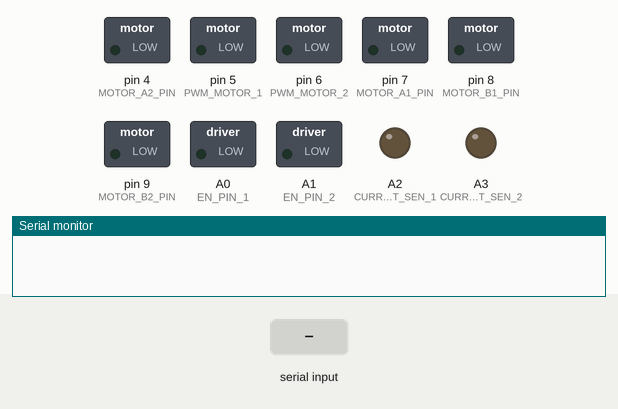
The sketch below on a simulated Arduino Uno, built with avr-gcc and run on an emulated ATmega328P. On the bench: switched loads named in the sketch (green lamp = pin HIGH), output pins drawn as LEDs (lit = HIGH), the last lines printed to the serial monitor. Inputs (shaded band) come from the test bench.

Above: at 1.2 s.
1.3 s: "1" received over Serial
At 1.6 s:
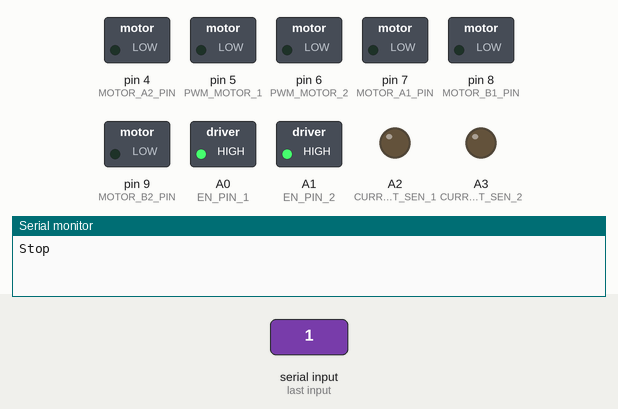
2.8 s: "2" received over Serial
At 3.9 s:
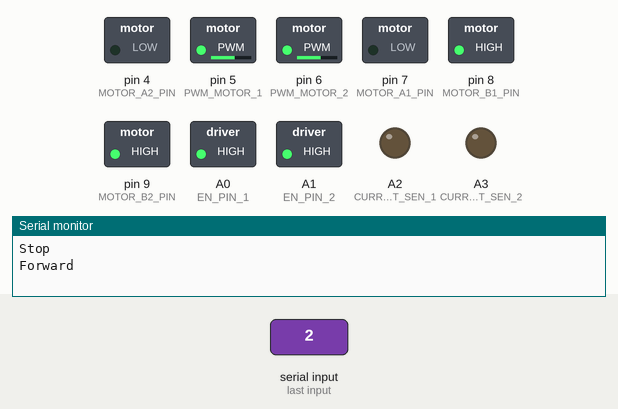
4.3 s: "3" received over Serial
At 5.1 s:
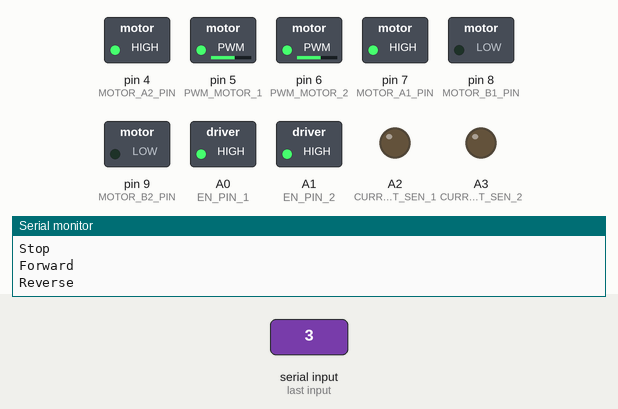
5.8 s: "4" received over Serial
At 6.2 s:
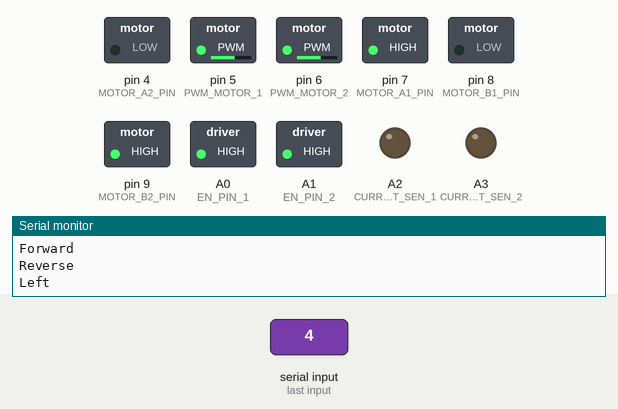
7.3 s: "5" received over Serial
At 8.6 s:
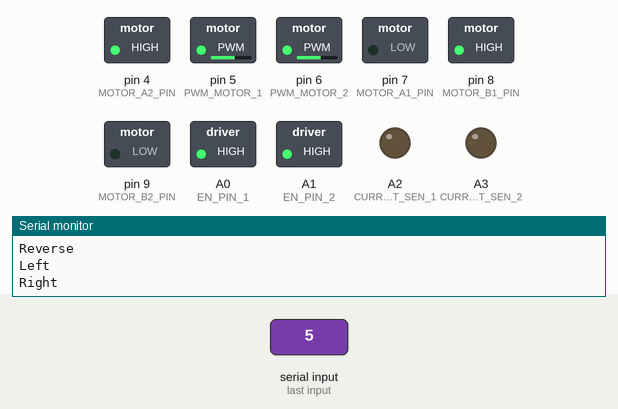
Timing chart, 0 to 9.8 s (numbered marks = the images above; inputs shaded):
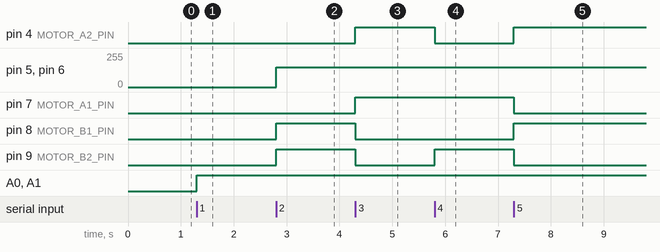

Measured:
- after the input at 1.3 s, A0 (EN_PIN_1), A1 (EN_PIN_2): LOW → HIGH at once
- after the input at 2.8 s, pin 5 (PWM_MOTOR_1), pin 6 (PWM_MOTOR_2): 0/255 → 150/255 at once; pin 8 (MOTOR_B1_PIN), pin 9 (MOTOR_B2_PIN): LOW → HIGH at once
- after the input at 4.3 s, pin 4 (MOTOR_A2_PIN), pin 7 (MOTOR_A1_PIN): LOW → HIGH at once; pin 8 (MOTOR_B1_PIN), pin 9 (MOTOR_B2_PIN): HIGH → LOW at once
- after the input at 5.8 s, pin 4 (MOTOR_A2_PIN): HIGH → LOW at once; pin 9 (MOTOR_B2_PIN): LOW → HIGH at once
- after the input at 7.3 s, pin 4 (MOTOR_A2_PIN), pin 8 (MOTOR_B1_PIN): LOW → HIGH at once; pin 7 (MOTOR_A1_PIN), pin 9 (MOTOR_B2_PIN): HIGH → LOW at once

The sketch:

MonsterWasher.ino
```cpp
#define BRAKE 0
#define CW    1
#define CCW   2
#define LAST  3
#define CS_THRESHOLD 15   // Definition of safety current (Check: "1.3 Monster Shield Example").

//MOTOR 1
#define MOTOR_A1_PIN 7
#define MOTOR_B1_PIN 8

//MOTOR 2
#define MOTOR_A2_PIN 4
#define MOTOR_B2_PIN 9

#define PWM_MOTOR_1 5
#define PWM_MOTOR_2 6

#define CURRENT_SEN_1 A2
#define CURRENT_SEN_2 A3

#define EN_PIN_1 A0
#define EN_PIN_2 A1

#define MOTOR_1 0
#define MOTOR_2 1

// ULTRASONIC RANGEFINDER
#define TRIG_PIN 12
#define ECHO_PIN 13

void setup() {
  pinMode(MOTOR_A1_PIN, OUTPUT);
  pinMode(MOTOR_B1_PIN, OUTPUT);

  pinMode(MOTOR_A2_PIN, OUTPUT);
  pinMode(MOTOR_B2_PIN, OUTPUT);

  pinMode(PWM_MOTOR_1, OUTPUT);
  pinMode(PWM_MOTOR_2, OUTPUT);

  pinMode(CURRENT_SEN_1, OUTPUT);
  pinMode(CURRENT_SEN_2, OUTPUT);

  pinMode(EN_PIN_1, OUTPUT);
  pinMode(EN_PIN_2, OUTPUT);

  pinMode(TRIG_PIN, OUTPUT);
  pinMode(ECHO_PIN, INPUT);

  Serial.begin(9600); // Initiates the serial to do the monitoring
}


short usSpeed = 150;  // Default motor speed
short lastMotor1Status = BRAKE;
short lastMotor2Status = BRAKE;

void loop() {
  char user_input;

  while(Serial.available()) {
    user_input = Serial.read(); //Read user input and trigger appropriate function
    digitalWrite(EN_PIN_1, HIGH);
    digitalWrite(EN_PIN_2, HIGH);

    if (user_input =='1') {
       Stop();
    } else if (user_input =='2') {
      Forward();
    } else if(user_input =='3') {
      Reverse();
    } else if (user_input =='4') {
      Left();
    } else if(user_input =='5') {
      Right();
    } else if (user_input =='+') {
      IncreaseSpeed();
    } else if (user_input =='-') {
      DecreaseSpeed();
    } else if (user_input =='d') {
      Distance();
    } else {
      Serial.println("Invalid option entered.");
    }
  }
}

void Stop() {
  Serial.println("Stop");
  motorGo(MOTOR_1, BRAKE, 0);
  motorGo(MOTOR_2, BRAKE, 0);
}

void Forward() {
  Serial.println("Forward");
  motorGo(MOTOR_1, CW, usSpeed);
  motorGo(MOTOR_2, CW, usSpeed);
}

void Reverse() {
  Serial.println("Reverse");
  motorGo(MOTOR_1, CCW, usSpeed);
  motorGo(MOTOR_2, CCW, usSpeed);
}

void Left() {
  Serial.println("Left");
  motorGo(MOTOR_1, CCW, usSpeed);
  motorGo(MOTOR_2, CW, usSpeed);
}

void Right() {
  Serial.println("Right");
  motorGo(MOTOR_1, CW, usSpeed);
  motorGo(MOTOR_2, CCW, usSpeed);
}

void IncreaseSpeed() {
  usSpeed = usSpeed + 10;
  if(usSpeed > 255) {
    usSpeed = 255;
  }

  Serial.print("Speed +: ");
  Serial.println(usSpeed);

  motorGo(MOTOR_1, LAST, usSpeed);
  motorGo(MOTOR_2, LAST, usSpeed);
}

void DecreaseSpeed() {
  usSpeed = usSpeed - 10;
  if (usSpeed < 0) {
    usSpeed = 0;
  }

  Serial.print("Speed -: ");
  Serial.println(usSpeed);

  motorGo(MOTOR_1, LAST, usSpeed);
  motorGo(MOTOR_2, LAST, usSpeed);
}

void Distance() {
  digitalWrite(TRIG_PIN, HIGH);
  delayMicroseconds(10);
  digitalWrite(TRIG_PIN, LOW);
  int duration = pulseIn(ECHO_PIN, HIGH);
  int distance = duration / 58;
  if (distance <= 0) {
    Serial.println("Out of range");
  } else {
    Serial.print(distance);
    Serial.println(" cm");
  }
}

void motorGo(uint8_t motor, uint8_t direct, uint8_t pwm) {         // Function that controls the variables: motor(0 ou 1), direction (cw ou ccw) e pwm (entra 0 e 255);
  if(motor == MOTOR_1) {
    if (direct == LAST) {
      direct = lastMotor1Status;
    }
    if (direct == CW) {
      digitalWrite(MOTOR_A1_PIN, LOW);
      digitalWrite(MOTOR_B1_PIN, HIGH);
    } else if (direct == CCW) {
      digitalWrite(MOTOR_A1_PIN, HIGH);
      digitalWrite(MOTOR_B1_PIN, LOW);
    } else {
      digitalWrite(MOTOR_A1_PIN, LOW);
      digitalWrite(MOTOR_B1_PIN, LOW);
    }
    lastMotor1Status = direct;

    analogWrite(PWM_MOTOR_1, pwm);
  } else if (motor == MOTOR_2) {
    if (direct == LAST) {
      direct = lastMotor2Status;
    }
    if (direct == CW) {
      digitalWrite(MOTOR_A2_PIN, LOW);
      digitalWrite(MOTOR_B2_PIN, HIGH);
    } else if (direct == CCW) {
      digitalWrite(MOTOR_A2_PIN, HIGH);
      digitalWrite(MOTOR_B2_PIN, LOW);
    } else if (direct == LAST) {
      digitalWrite(MOTOR_A1_PIN, HIGH);
      digitalWrite(MOTOR_B1_PIN, LOW);
    } else {
      digitalWrite(MOTOR_A2_PIN, LOW);
      digitalWrite(MOTOR_B2_PIN, LOW);
    }
    lastMotor2Status = direct;

    analogWrite(PWM_MOTOR_2, pwm);
  }
}
```
